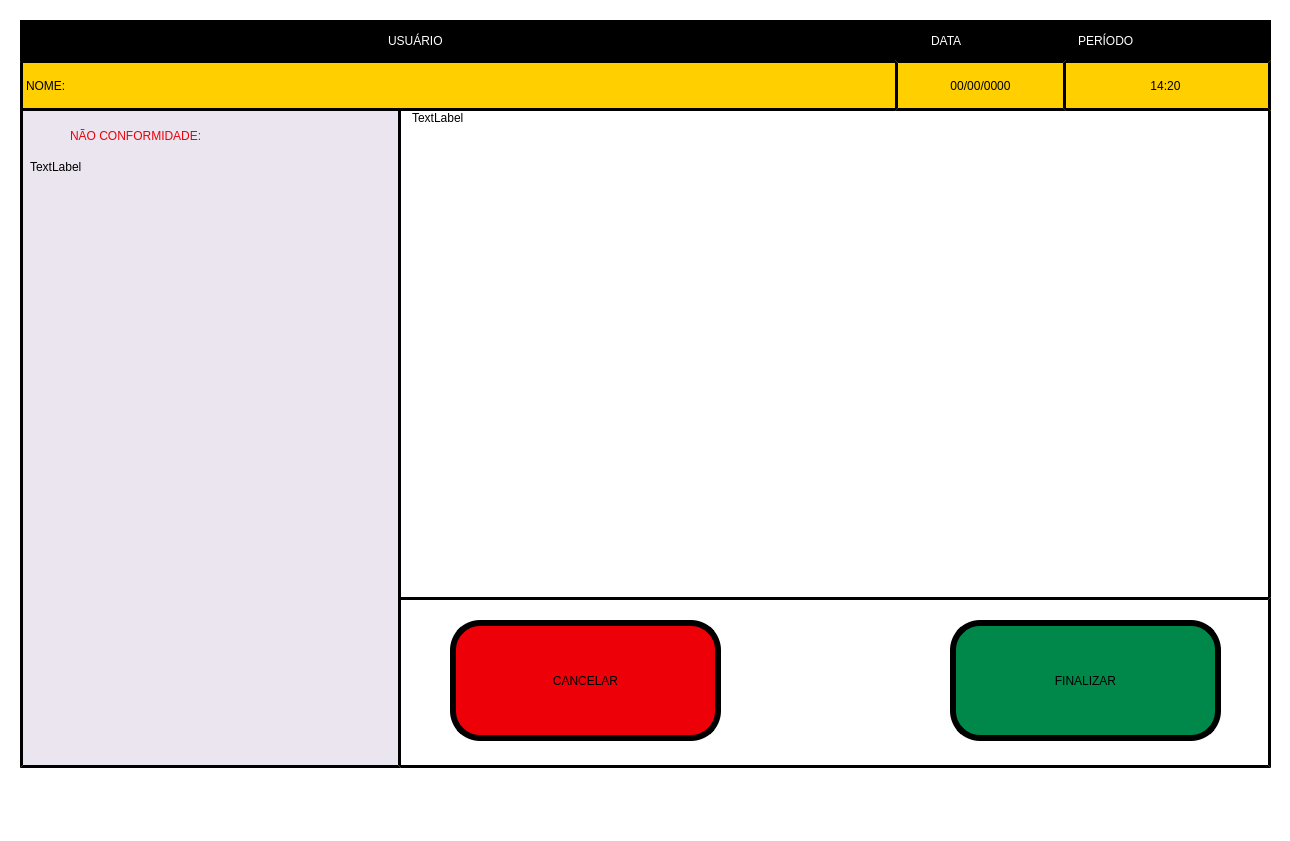
<?xml version="1.0" encoding="UTF-8"?>
<ui version="4.0">
 <class>Relatos_liberacao</class>
 <widget class="QMainWindow" name="Relatos_liberacao">
  <property name="geometry">
   <rect>
    <x>0</x>
    <y>0</y>
    <width>1290</width>
    <height>841</height>
   </rect>
  </property>
  <property name="minimumSize">
   <size>
    <width>1290</width>
    <height>841</height>
   </size>
  </property>
  <property name="maximumSize">
   <size>
    <width>1290</width>
    <height>841</height>
   </size>
  </property>
  <property name="windowTitle">
   <string>MainWindow</string>
  </property>
  <property name="styleSheet">
   <string notr="true">background-color: rgb(255, 255, 255);</string>
  </property>
  <property name="animated">
   <bool>true</bool>
  </property>
  <widget class="QWidget" name="centralwidget">
   <widget class="QLabel" name="label_nome">
    <property name="geometry">
     <rect>
      <x>20</x>
      <y>60</y>
      <width>881</width>
      <height>51</height>
     </rect>
    </property>
    <property name="styleSheet">
     <string notr="true">border-style: outset;
border-color: rgb(0, 0, 0);
border-width:3px;
font: 75 16pt &quot;Bosch Sans Bold&quot;;
border-radius: 3px;
background-color: rgb(255, 207, 0);</string>
    </property>
    <property name="text">
     <string>NOME:</string>
    </property>
   </widget>
   <widget class="QLabel" name="label_fundo_branco">
    <property name="geometry">
     <rect>
      <x>20</x>
      <y>97</y>
      <width>1251</width>
      <height>671</height>
     </rect>
    </property>
    <property name="styleSheet">
     <string notr="true">border-style: outset;
border-color: rgb(0, 0, 0);
border-width:3px;
font: 75 12pt &quot;Bosch Sans Bold&quot;;
border-radius: 0px;
background-color: rgb(255,255,255);
</string>
    </property>
    <property name="text">
     <string/>
    </property>
   </widget>
   <widget class="QLabel" name="label_fundo_preto">
    <property name="geometry">
     <rect>
      <x>20</x>
      <y>20</y>
      <width>1251</width>
      <height>41</height>
     </rect>
    </property>
    <property name="styleSheet">
     <string notr="true">border-style: outset;
border-color: rgb(0, 0, 0);
border-width:1px;
font: 75 85pt &quot;Bosch Sans Bold&quot;;
border-radius: 0px;
background-color: rgb(0, 0, 0);</string>
    </property>
    <property name="text">
     <string/>
    </property>
   </widget>
   <widget class="QLabel" name="label_data">
    <property name="geometry">
     <rect>
      <x>895</x>
      <y>60</y>
      <width>171</width>
      <height>51</height>
     </rect>
    </property>
    <property name="styleSheet">
     <string notr="true">border-style: outset;
border-color: rgb(0, 0, 0);
border-width:3px;
font: 75 18pt &quot;Bosch Sans Bold&quot;;
border-radius: 0px;
background-color: rgb(255, 207, 0);</string>
    </property>
    <property name="text">
     <string>00/00/0000</string>
    </property>
    <property name="alignment">
     <set>Qt::AlignCenter</set>
    </property>
   </widget>
   <widget class="QLabel" name="label_titulo_usuario">
    <property name="geometry">
     <rect>
      <x>380</x>
      <y>20</y>
      <width>171</width>
      <height>41</height>
     </rect>
    </property>
    <property name="styleSheet">
     <string notr="true">border-style: outset;
border-color: rgb(0, 0, 0);
border-width:5px;
font: 75 24pt &quot;Bosch Sans Bold&quot;;
border-radius: 75px;
background-color: rgb(0, 0, 0);
color: rgb(255, 255, 255);</string>
    </property>
    <property name="text">
     <string>USUÁRIO</string>
    </property>
   </widget>
   <widget class="QLabel" name="label_titulo_data">
    <property name="geometry">
     <rect>
      <x>923</x>
      <y>20</y>
      <width>111</width>
      <height>41</height>
     </rect>
    </property>
    <property name="styleSheet">
     <string notr="true">border-style: outset;
border-color: rgb(0, 0, 0);
border-width:5px;
font: 75 24pt &quot;Bosch Sans Bold&quot;;
border-radius: 75px;
background-color: rgb(0, 0, 0);
color: rgb(255, 255, 255);</string>
    </property>
    <property name="text">
     <string>DATA</string>
    </property>
   </widget>
   <widget class="QLabel" name="label_nao_conformidade">
    <property name="geometry">
     <rect>
      <x>70</x>
      <y>120</y>
      <width>311</width>
      <height>31</height>
     </rect>
    </property>
    <property name="styleSheet">
     <string notr="true">border-style: outset;
border-color: rgb(0, 0, 0);
border-width:0px;
font: 75 18pt &quot;Bosch Sans Bold&quot;;
border-radius: 75px;
background-color: rgb(234, 229, 239);
color: rgb(237, 0, 7);</string>
    </property>
    <property name="text">
     <string>NÃO CONFORMIDADE:</string>
    </property>
   </widget>
   <widget class="QLabel" name="Label_Borda">
    <property name="geometry">
     <rect>
      <x>0</x>
      <y>783</y>
      <width>1290</width>
      <height>18</height>
     </rect>
    </property>
    <property name="text">
     <string/>
    </property>
    <property name="pixmap">
     <pixmap>imagens/Borda.png</pixmap>
    </property>
    <property name="scaledContents">
     <bool>true</bool>
    </property>
   </widget>
   <widget class="QLineEdit" name="lineEdit_descricao">
    <property name="geometry">
     <rect>
      <x>410</x>
      <y>110</y>
      <width>851</width>
      <height>491</height>
     </rect>
    </property>
    <property name="styleSheet">
     <string notr="true">border-style: inside;
border-color: rgb(0, 0, 0);
border-width:0px;
font: 75 14pt &quot;Bosch Sans Bold&quot;;

</string>
    </property>
    <property name="text">
     <string>TextLabel</string>
    </property>
    <property name="alignment">
     <set>Qt::AlignLeading|Qt::AlignLeft|Qt::AlignTop</set>
    </property>
   </widget>
   <widget class="QLabel" name="label_fundo_branco_2">
    <property name="geometry">
     <rect>
      <x>20</x>
      <y>97</y>
      <width>381</width>
      <height>671</height>
     </rect>
    </property>
    <property name="styleSheet">
     <string notr="true">border-style: outset;
border-color: rgb(0, 0, 0);
border-width:3px;
font: 75 85pt &quot;Bosch Sans Bold&quot;;
border-radius: 0px;
background-color: rgb(234, 229, 239);</string>
    </property>
    <property name="text">
     <string/>
    </property>
   </widget>
   <widget class="QLabel" name="label_titulo_periodo">
    <property name="geometry">
     <rect>
      <x>1070</x>
      <y>20</y>
      <width>171</width>
      <height>41</height>
     </rect>
    </property>
    <property name="styleSheet">
     <string notr="true">border-style: outset;
border-color: rgb(0, 0, 0);
border-width:5px;
font: 75 24pt &quot;Bosch Sans Bold&quot;;
border-radius: 75px;
background-color: rgb(0, 0, 0);
color: rgb(255, 255, 255);</string>
    </property>
    <property name="text">
     <string>PERÍODO</string>
    </property>
   </widget>
   <widget class="QLabel" name="label_periodo">
    <property name="geometry">
     <rect>
      <x>1060</x>
      <y>60</y>
      <width>211</width>
      <height>51</height>
     </rect>
    </property>
    <property name="styleSheet">
     <string notr="true">border-style: outset;
border-color: rgb(0, 0, 0);
border-width:3px;
font: 75 20pt &quot;Bosch Sans Bold&quot;;
border-radius: 0px;
background-color: rgb(255, 207, 0);</string>
    </property>
    <property name="text">
     <string>14:20</string>
    </property>
    <property name="alignment">
     <set>Qt::AlignCenter</set>
    </property>
   </widget>
   <widget class="QPushButton" name="botao_finalizar">
    <property name="geometry">
     <rect>
      <x>950</x>
      <y>620</y>
      <width>271</width>
      <height>121</height>
     </rect>
    </property>
    <property name="whatsThis">
     <string>&lt;html&gt;&lt;head/&gt;&lt;body&gt;&lt;p&gt;&lt;span style=&quot; color:#ffffff;&quot;&gt;OI&lt;/span&gt;&lt;/p&gt;&lt;/body&gt;&lt;/html&gt;</string>
    </property>
    <property name="styleSheet">
     <string notr="true">border-style: outset;
color: rgb(0, 0, 0);
border-color: rgb(0, 0, 0);
border-width:6px;
border-radius: 30px;

font: 75 30pt &quot;Bosch Sans Bold&quot;;
background-color: rgb(0,136,74);</string>
    </property>
    <property name="text">
     <string>FINALIZAR</string>
    </property>
   </widget>
   <widget class="QPushButton" name="botao_cancelar">
    <property name="geometry">
     <rect>
      <x>450</x>
      <y>620</y>
      <width>271</width>
      <height>121</height>
     </rect>
    </property>
    <property name="whatsThis">
     <string>&lt;html&gt;&lt;head/&gt;&lt;body&gt;&lt;p&gt;&lt;span style=&quot; color:#ffffff;&quot;&gt;OI&lt;/span&gt;&lt;/p&gt;&lt;/body&gt;&lt;/html&gt;</string>
    </property>
    <property name="styleSheet">
     <string notr="true">border-style: outset;
color: rgb(0, 0, 0);
border-color: rgb(0, 0, 0);
border-width:6px;
border-radius: 30px;

font: 75 30pt &quot;Bosch Sans Bold&quot;;
background-color: rgb(237, 0, 7);</string>
    </property>
    <property name="text">
     <string>CANCELAR</string>
    </property>
   </widget>
   <widget class="QLabel" name="label_fundo_branco_3">
    <property name="geometry">
     <rect>
      <x>397</x>
      <y>597</y>
      <width>874</width>
      <height>171</height>
     </rect>
    </property>
    <property name="styleSheet">
     <string notr="true">border-style: outset;
border-color: rgb(0, 0, 0);
border-width:3px;
font: 75 85pt &quot;Bosch Sans Bold&quot;;
border-radius: 0px;
background-color: rgb(255, 255, 255);</string>
    </property>
    <property name="text">
     <string/>
    </property>
   </widget>
   <widget class="QLabel" name="label_itens_nao_conformes">
    <property name="geometry">
     <rect>
      <x>30</x>
      <y>160</y>
      <width>361</width>
      <height>601</height>
     </rect>
    </property>
    <property name="styleSheet">
     <string notr="true">border-style: inside;
border-color: rgb(0, 0, 0);
border-width:0px;
font: 75 14pt &quot;Bosch Sans Bold&quot;;
background-color: rgb(234, 229, 239);
</string>
    </property>
    <property name="text">
     <string>TextLabel</string>
    </property>
    <property name="alignment">
     <set>Qt::AlignLeading|Qt::AlignLeft|Qt::AlignTop</set>
    </property>
   </widget>
   <zorder>label_fundo_branco</zorder>
   <zorder>lineEdit_descricao</zorder>
   <zorder>label_fundo_branco_3</zorder>
   <zorder>label_fundo_preto</zorder>
   <zorder>label_titulo_usuario</zorder>
   <zorder>label_titulo_data</zorder>
   <zorder>Label_Borda</zorder>
   <zorder>label_fundo_branco_2</zorder>
   <zorder>label_nao_conformidade</zorder>
   <zorder>label_titulo_periodo</zorder>
   <zorder>label_periodo</zorder>
   <zorder>botao_finalizar</zorder>
   <zorder>botao_cancelar</zorder>
   <zorder>label_nome</zorder>
   <zorder>label_data</zorder>
   <zorder>label_itens_nao_conformes</zorder>
  </widget>
  <widget class="QMenuBar" name="menubar">
   <property name="geometry">
    <rect>
     <x>0</x>
     <y>0</y>
     <width>1290</width>
     <height>21</height>
    </rect>
   </property>
  </widget>
  <widget class="QStatusBar" name="statusbar"/>
 </widget>
 <resources/>
 <connections/>
</ui>
